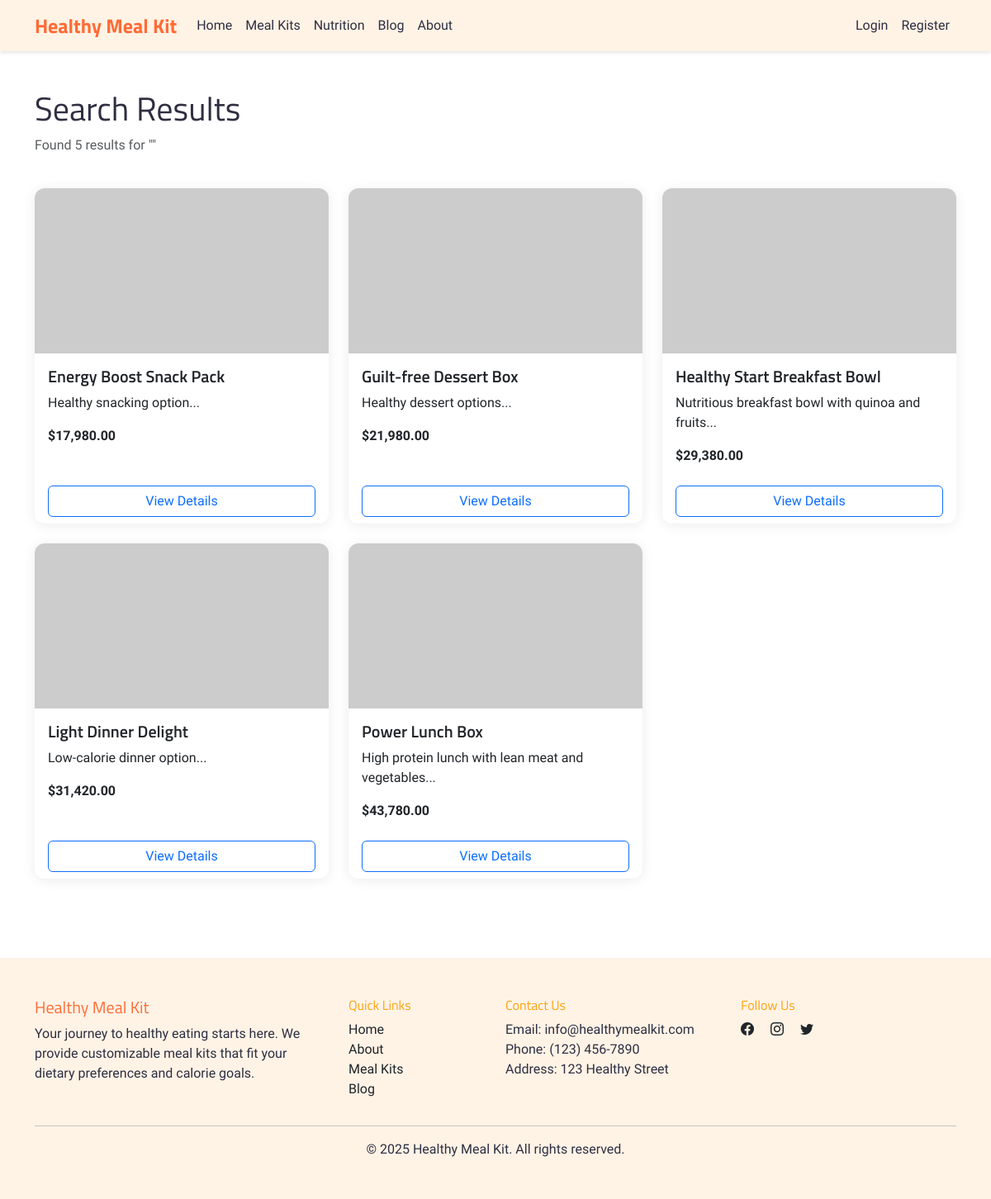
Page /search-results.php on the committed database.
### tables this page shows
CREATE TABLE meal_kits (
    meal_kit_id INT PRIMARY KEY AUTO_INCREMENT,
    name VARCHAR(100) NOT NULL,
    description TEXT NOT NULL,
    category_id INT,
    preparation_price INT NOT NULL,
    base_calories INT NOT NULL COMMENT 'Calculated from sum of ingredients',
    cooking_time INT,
    servings INT,
    image_url VARCHAR(255),
    is_active TINYINT(1) DEFAULT 1 COMMENT '0: inactive, 1: active',
    created_at TIMESTAMP DEFAULT CURRENT_TIMESTAMP,
    FOREIGN KEY (category_id) REFERENCES categories(category_id)
);

### search-results.php (the view, shortened to what this page needs)
<?php
require_once 'config/connection.php';
function get_meal_kit_image_url($image_url_db, $meal_kit_name) {
    if (!$image_url_db) return 'https://placehold.co/600x400/FFF3E6/FF6B35?text=' . urlencode($meal_kit_name);
    $parts = explode('/', trim($_SERVER['SCRIPT_NAME'], '/'));
    $projectBase = '/' . $parts[0];
    return $projectBase . '/uploads/meal-kits/' . $image_url_db;
}
$query = isset($_GET['q']) ? trim($_GET['q']) : '';
$page = isset($_GET['page']) ? (int)$_GET['page'] : 1;
$per_page = 12;
$offset = ($page - 1) * $per_page;
$total_count = $mysqli->query("SELECT COUNT(*) as count
                              FROM meal_kits
                              WHERE name LIKE '%$query%'
                              OR description LIKE '%$query%'")->fetch_assoc()['count'];
$stmt = $mysqli->prepare("
    SELECT
                mk.meal_kit_id,
                mk.name,
                mk.description,
                (mk.preparation_price + IFNULL(SUM(i.price_per_100g * mki.default_quantity / 100), 0)) as price,
                mk.image_url
            FROM meal_kits mk
            LEFT JOIN meal_kit_ingredients mki ON mk.meal_kit_id = mki.meal_kit_id
            LEFT JOIN ingredients i ON mki.ingredient_id = i.ingredient_id
            WHERE (mk.name LIKE ? OR mk.description LIKE ?) AND mk.is_active = 1
            GROUP BY mk.meal_kit_id
    ORDER BY name ASC
    LIMIT ? OFFSET ?
");
$searchTerm = "%$query%";
$stmt->bind_param("ssii", $searchTerm, $searchTerm, $per_page, $offset);
$stmt->execute();
$result = $stmt->get_result();
?>
<!DOCTYPE html>
<html lang="en">
<head>
    <link href="https://cdn.jsdelivr.net/npm/bootstrap@5.3.0/dist/css/bootstrap.min.css" rel="stylesheet">
    <link rel="stylesheet" href="https://cdn.jsdelivr.net/npm/bootstrap-icons@1.11.3/font/bootstrap-icons.min.css">
    <link rel="stylesheet" href="assets/css/style.css">
</head>
<body>
    <?php include 'includes/navbar.php'; ?>
    <div class="container py-5">
        <div class="row mb-4">
            <div class="col">
                <h1>Search Results</h1>
                <p class="text-muted">
                    Found <?php echo $total_count; ?> results for "<?php echo htmlspecialchars($query); ?>"
                </p>
            </div>
        </div>
        <?php if ($total_count > 0): ?>
        <div class="row row-cols-1 row-cols-md-2 row-cols-lg-3 g-4">
            <?php while ($meal = $result->fetch_assoc()): ?>
            <div class="col">
                <div class="card h-100">
                    <?php $img_url = get_meal_kit_image_url($meal['image_url'], $meal['name']); ?>
                    <img src="<?php echo htmlspecialchars($img_url); ?>" class="card-img-top" alt="Meal Kit Image">
                    <div class="card-body">
                        <h5 class="card-title"><?php echo htmlspecialchars($meal['name']); ?></h5>
                        <p class="card-text">
                            <?php echo htmlspecialchars(substr($meal['description'], 0, 100)) . '...'; ?></p>
                        <div class="d-flex justify-content-between align-items-center">
                            <div class="price-tag">
                                <strong>$<?php echo number_format($meal['price'], 2); ?></strong>
                            </div>
                        </div>
                    </div>
                    <div class="card-footer bg-transparent border-top-0">
                        <a href="meal-details.php?id=<?php echo $meal['meal_kit_id']; ?>"
                            class="btn btn-outline-primary w-100">View Details</a>
                    </div>
                </div>
            </div>
            <?php endwhile; ?>
        </div>
        <?php else: ?>
        <div class="alert alert-info">
            No meal kits found matching your search criteria.
        </div>
        <?php endif; ?>
    </div>
    <?php include 'includes/footer.php'; ?>
</body>
</html>

### assets/css/style.css (style rules this page uses)
:root { --primary: #FF6B35; --secondary: #FCA311; --accent: #FFD23F; --light: #FFF3E6; --white: #FFFFFF; --dark: #2F2E41; --heading-font: 'Titillium Web', sans-serif; --body-font: 'Schibsted Grotesk', sans-serif; }
body { font-family: var(--body-font); color: var(--dark); padding-top: 60px; }
h1, h2, h3, h4, h5, h6 { font-family: var(--heading-font); }
.card { border: none; box-shadow: 0 2px 15px rgba(0,0,0,0.08); border-radius: 12px; overflow: hidden; }
.card-img-top { height: 200px; object-fit: cover; }
.card-title { font-family: var(--heading-font); font-weight: 600; }
.card-text { font-family: var(--body-font); font-weight: 300; }

### rows in the picture
meal_kits: name "Energy Boost Snack Pack", description "Healthy snacking option", price "17,980.00"
meal_kits: name "Guilt-free Dessert Box", description "Healthy dessert options", price "21,980.00"
meal_kits: name "Healthy Start Breakfast Bowl", description "Nutritious breakfast bowl with quinoa and fruits", price "29,380.00"
meal_kits: name "Light Dinner Delight", description "Low-calorie dinner option", price "31,420.00"
meal_kits: name "Power Lunch Box", description "High protein lunch with lean meat and vegetables", price "43,780.00"

### other values in the picture
$total_count "5"
